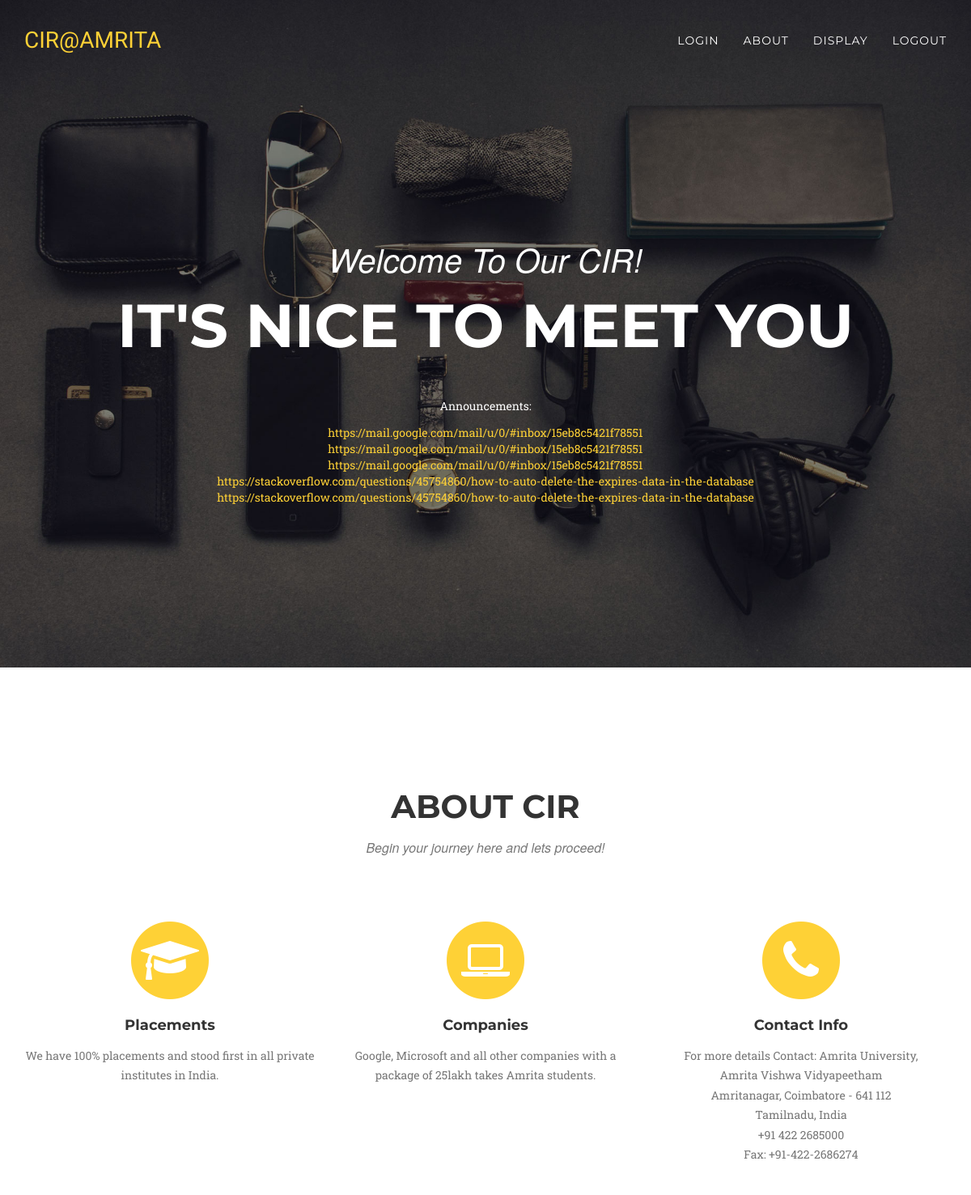
The page /student/index/ on the database its author committed.
### faculty/models.py (models this page shows, shortened)
class Announcements(models.Model):
    link = models.URLField(blank=True, null=True)
    expiry_date = models.DateTimeField()

### StudentLogin/views.py (the view)
class index(ListView):
    model = Announcements
    template_name = 'StudentLogin/index.html'

### StudentLogin/templates/StudentLogin/index.html (shortened to what this page needs)
<!DOCTYPE html>
<html lang="en">
<head>
    <link href="/static/StudentLogin/vendor/bootstrap/css/bootstrap.min.css" rel="stylesheet">
    <link href="/static/StudentLogin/vendor/font-awesome/css/font-awesome.min.css" rel="stylesheet" type="text/css">
    <link href="/static/StudentLogin/css/home.css" rel="stylesheet">
</head>
<body id="page-top" class="index">
    <nav id="mainNav" class="navbar navbar-default navbar-custom navbar-fixed-top">
        <div class="container">
            <div class="navbar-header page-scroll">
                <a class="navbar-brand page-scroll" href="#page-top">CIR@AMRITA</a>
            </div>
            <div class="collapse navbar-collapse" id="bs-example-navbar-collapse-1">
                <ul class="nav navbar-nav navbar-right">
                    <li>
                      {% if request.user.is_authenticated %}<a href="{% url 'profile' request.user.id %}">{{ request.user.username }}</a>
                      {% else %}<a href="{% url 'login' %}">login</a>{% endif %}
                    </li>
                    <li>
                        <a class="page-scroll" href="#about">About</a>
                    </li>
                    <li>
                        <a href="http://127.0.0.1:8000/student/display/">Display</a>
                    </li>
                    <li>
                    <a href="{% url 'logout' %}">Logout</a>
                    </li>
                </ul>
            </div>
        </div>
    </nav>
    <header>
        <div class="container" id="Annocement">
            <div class="intro-text">
                <div class="intro-lead-in">Welcome To Our CIR!</div>
                <div class="intro-heading">It's Nice To Meet You</div>
                <div>
                  <p> Announcements: </p>
                  {% for Announcements in object_list %}
                  <tr>
                   <td id="blink"><a href="{{Announcements.link}}">{{Announcements.link}}</a></td><br>
                  </tr>
                  {% endfor %}
                </div>
            </div>
        </div>
    </header>
    <section id="about">
        <div class="container">
            <div class="row">
                <div class="col-lg-12 text-center">
                    <blink><h2 class="section-heading">About CIR</h2></blink>
                    <h3 class="section-subheading text-muted">Begin your journey here and lets proceed!</h3>
                </div>
            </div>
            <div class="row text-center">
                <div class="col-md-4">
                    <span class="fa-stack fa-4x">
                        <i class="fa fa-circle fa-stack-2x text-primary"></i>
                        <i class="fa fa-graduation-cap fa-stack-1x fa-inverse"></i>
                    </span>
                    <h4 class="service-heading">Placements</h4>
                    <p class="text-muted">We have 100% placements and stood first in all private institutes in India.</p>
                </div>
                <div class="col-md-4">
                    <span class="fa-stack fa-4x">
                        <i class="fa fa-circle fa-stack-2x text-primary"></i>
                        <i class="fa fa-laptop fa-stack-1x fa-inverse"></i>
                    </span>
                    <h4 class="service-heading">Companies</h4>
                    <p class="text-muted">Google, Microsoft and all other companies with a package of 25lakh takes Amrita students.</p>
                </div>
                <div class="col-md-4">
                    <span class="fa-stack fa-4x">
                        <i class="fa fa-circle fa-stack-2x text-primary"></i>
                        <i class="fa fa-phone fa-stack-1x fa-inverse"></i>
                    </span>
                    <h4 class="service-heading">Contact Info</h4>
                    <p class="text-muted">For more details Contact: Amrita University, <br>Amrita Vishwa Vidyapeetham <br>Amritanagar, Coimbatore - 641 112 <br>Tamilnadu, India<br>+91 422 2685000<br>Fax: +91-422-2686274</p>
                </div>
            </div>
        </div>
    </section>
</body>
</html>

### StudentLogin/static/StudentLogin/css/home.css (style rules this page uses)
body { overflow-x: hidden; font-family: "Roboto Slab", "Helvetica Neue", Helvetica, Arial, sans-serif; }
.text-muted { color: #777777; }
.text-primary { color: #fed136; }
p { font-size: 14px; line-height: 1.75; }
a, a:hover, a:focus, a:active, a.active { outline: none; }
a { color: #fed136; }
h1, h2, h3, h4, h5, h6 { font-family: "Montserrat", "Helvetica Neue", Helvetica, Arial, sans-serif; text-transform: uppercase; font-weight: 700; }
.navbar-custom { background-color: #222222; border-color: transparent; }
.navbar-custom .navbar-brand { color: #fed136; font-family: "Kaushan Script", "Helvetica Neue", Helvetica, Arial, cursive; }
.navbar-custom .navbar-collapse { border-color: rgba(255, 255, 255, 0.02); }
.navbar-custom .nav li a { font-family: "Montserrat", "Helvetica Neue", Helvetica, Arial, sans-serif; text-transform: uppercase; font-weight: 400; letter-spacing: 1px; color: white; }
@media (min-width: 768px) { .navbar-custom { background-color: transparent; padding: 25px 0; -webkit-transition: padding 0.3s; -moz-transition: padding 0.3s; transition: padding 0.3s; border: none; } }
@media (min-width: 768px) { .navbar-custom .navbar-brand { font-size: 2em; -webkit-transition: all 0.3s; -moz-transition: all 0.3s; transition: all 0.3s; } }
header { background-image: url('../img/header-bg.jpg'); background-repeat: no-repeat; background-attachment: scroll; background-position: center center; -webkit-background-size: cover; -moz-background-size: cover; background-size: cover; -o-background-size: cover; text-align: center; color: white; }
header .intro-text { padding-top: 100px; padding-bottom: 50px; }
header .intro-text .intro-lead-in { font-family: "Droid Serif", "Helvetica Neue", Helvetica, Arial, sans-serif; font-style: italic; font-size: 22px; line-height: 22px; margin-bottom: 25px; }
header .intro-text .intro-heading { font-family: "Montserrat", "Helvetica Neue", Helvetica, Arial, sans-serif; text-transform: uppercase; font-weight: 700; font-size: 50px; line-height: 50px; margin-bottom: 25px; }
@media (min-width: 768px) { header .intro-text { padding-top: 300px; padding-bottom: 200px; } }
@media (min-width: 768px) { header .intro-text .intro-lead-in { font-family: "Droid Serif", "Helvetica Neue", Helvetica, Arial, sans-serif; font-style: italic; font-size: 40px; line-height: 40px; margin-bottom: 25px; } }
@media (min-width: 768px) { header .intro-text .intro-heading { font-family: "Montserrat", "Helvetica Neue", Helvetica, Arial, sans-serif; text-transform: uppercase; font-weight: 700; font-size: 75px; line-height: 75px; margin-bottom: 50px; } }
section { padding: 100px 0; }
section h2.section-heading { font-size: 40px; margin-top: 0; margin-bottom: 15px; }
section h3.section-subheading { font-size: 16px; font-family: "Droid Serif", "Helvetica Neue", Helvetica, Arial, sans-serif; text-transform: none; font-style: italic; font-weight: 400; margin-bottom: 75px; }
@media (min-width: 768px) { section { padding: 150px 0; } }
.service-heading { margin: 15px 0; text-transform: none; }
body { webkit-tap-highlight-color: #fed136; }

### rows shown on the page
Announcements: link "https://mail.google.com/mail/u/0/#inbox/15eb8c5421f78551"
Announcements: link "https://mail.google.com/mail/u/0/#inbox/15eb8c5421f78551"
Announcements: link "https://mail.google.com/mail/u/0/#inbox/15eb8c5421f78551"
Announcements: link "https://stackoverflow.com/questions/45754860/how-to-auto-delete-the-expires-data-in-the-database"
Announcements: link "https://stackoverflow.com/questions/45754860/how-to-auto-delete-the-expires-data-in-the-database"
